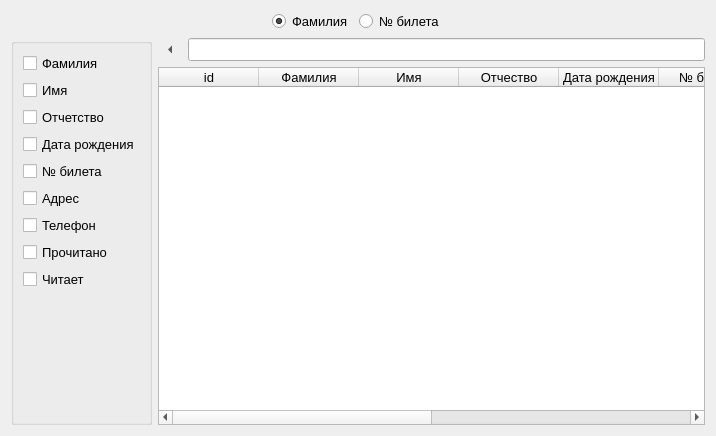
<?xml version="1.0" encoding="UTF-8"?>
<ui version="4.0">
 <class>search_readers</class>
 <widget class="QDialog" name="search_readers">
  <property name="geometry">
   <rect>
    <x>0</x>
    <y>0</y>
    <width>716</width>
    <height>436</height>
   </rect>
  </property>
  <property name="font">
   <font>
    <pointsize>10</pointsize>
   </font>
  </property>
  <property name="windowTitle">
   <string>Поиск читателя</string>
  </property>
  <layout class="QGridLayout" name="gridLayout_2">
   <item row="0" column="0">
    <layout class="QVBoxLayout" name="verticalLayout_3">
     <item>
      <layout class="QHBoxLayout" name="horizontalLayout">
       <item>
        <spacer name="horizontalSpacer">
         <property name="orientation">
          <enum>Qt::Horizontal</enum>
         </property>
         <property name="sizeHint" stdset="0">
          <size>
           <width>40</width>
           <height>20</height>
          </size>
         </property>
        </spacer>
       </item>
       <item>
        <widget class="QRadioButton" name="radioButton_fam">
         <property name="text">
          <string>Фамилия</string>
         </property>
         <property name="checked">
          <bool>true</bool>
         </property>
        </widget>
       </item>
       <item>
        <widget class="QRadioButton" name="radioButton_num">
         <property name="text">
          <string>№ билета</string>
         </property>
        </widget>
       </item>
       <item>
        <spacer name="horizontalSpacer_2">
         <property name="orientation">
          <enum>Qt::Horizontal</enum>
         </property>
         <property name="sizeHint" stdset="0">
          <size>
           <width>40</width>
           <height>20</height>
          </size>
         </property>
        </spacer>
       </item>
      </layout>
     </item>
     <item>
      <layout class="QHBoxLayout" name="horizontalLayout_4">
       <item>
        <widget class="QGroupBox" name="groupBox_column">
         <property name="title">
          <string/>
         </property>
         <layout class="QGridLayout" name="gridLayout">
          <item row="0" column="0">
           <layout class="QVBoxLayout" name="verticalLayout">
            <item>
             <widget class="QCheckBox" name="checkBox_fam">
              <property name="text">
               <string>Фамилия</string>
              </property>
             </widget>
            </item>
            <item>
             <widget class="QCheckBox" name="checkBox_ima">
              <property name="text">
               <string>Имя</string>
              </property>
             </widget>
            </item>
            <item>
             <widget class="QCheckBox" name="checkBox_otc">
              <property name="text">
               <string>Отчетство</string>
              </property>
             </widget>
            </item>
            <item>
             <widget class="QCheckBox" name="checkBox_date_r">
              <property name="text">
               <string>Дата рождения</string>
              </property>
             </widget>
            </item>
            <item>
             <widget class="QCheckBox" name="checkBox_num">
              <property name="text">
               <string>№ билета</string>
              </property>
             </widget>
            </item>
            <item>
             <widget class="QCheckBox" name="checkBox_address">
              <property name="text">
               <string>Адрес</string>
              </property>
             </widget>
            </item>
            <item>
             <widget class="QCheckBox" name="checkBox_phone">
              <property name="text">
               <string>Телефон</string>
              </property>
             </widget>
            </item>
            <item>
             <widget class="QCheckBox" name="checkBox_readed">
              <property name="text">
               <string>Прочитано</string>
              </property>
             </widget>
            </item>
            <item>
             <widget class="QCheckBox" name="checkBox_reading">
              <property name="text">
               <string>Читает</string>
              </property>
             </widget>
            </item>
            <item>
             <spacer name="verticalSpacer">
              <property name="orientation">
               <enum>Qt::Vertical</enum>
              </property>
              <property name="sizeHint" stdset="0">
               <size>
                <width>20</width>
                <height>40</height>
               </size>
              </property>
             </spacer>
            </item>
           </layout>
          </item>
         </layout>
        </widget>
       </item>
       <item>
        <layout class="QVBoxLayout" name="verticalLayout_2">
         <item>
          <layout class="QHBoxLayout" name="horizontalLayout_2">
           <item>
            <widget class="QToolButton" name="toolButton_col">
             <property name="text">
              <string>...</string>
             </property>
             <property name="checkable">
              <bool>true</bool>
             </property>
             <property name="autoRaise">
              <bool>true</bool>
             </property>
             <property name="arrowType">
              <enum>Qt::LeftArrow</enum>
             </property>
            </widget>
           </item>
           <item>
            <widget class="QLineEdit" name="lineEdit_search"/>
           </item>
          </layout>
         </item>
         <item>
          <widget class="QTableWidget" name="tableWidget_result">
           <property name="editTriggers">
            <set>QAbstractItemView::NoEditTriggers</set>
           </property>
           <property name="alternatingRowColors">
            <bool>true</bool>
           </property>
           <property name="selectionMode">
            <enum>QAbstractItemView::SingleSelection</enum>
           </property>
           <property name="selectionBehavior">
            <enum>QAbstractItemView::SelectRows</enum>
           </property>
           <property name="sortingEnabled">
            <bool>true</bool>
           </property>
           <attribute name="horizontalHeaderStretchLastSection">
            <bool>true</bool>
           </attribute>
           <attribute name="verticalHeaderDefaultSectionSize">
            <number>23</number>
           </attribute>
           <column>
            <property name="text">
             <string>id</string>
            </property>
           </column>
           <column>
            <property name="text">
             <string>Фамилия</string>
            </property>
           </column>
           <column>
            <property name="text">
             <string>Имя</string>
            </property>
           </column>
           <column>
            <property name="text">
             <string>Отчество</string>
            </property>
           </column>
           <column>
            <property name="text">
             <string>Дата рождения</string>
            </property>
           </column>
           <column>
            <property name="text">
             <string>№ билета</string>
            </property>
           </column>
           <column>
            <property name="text">
             <string>Адрес</string>
            </property>
           </column>
           <column>
            <property name="text">
             <string>Телефон</string>
            </property>
           </column>
           <column>
            <property name="text">
             <string>Прочитано</string>
            </property>
           </column>
           <column>
            <property name="text">
             <string>Читает</string>
            </property>
           </column>
          </widget>
         </item>
        </layout>
       </item>
      </layout>
     </item>
    </layout>
   </item>
  </layout>
 </widget>
 <resources/>
 <connections/>
</ui>
